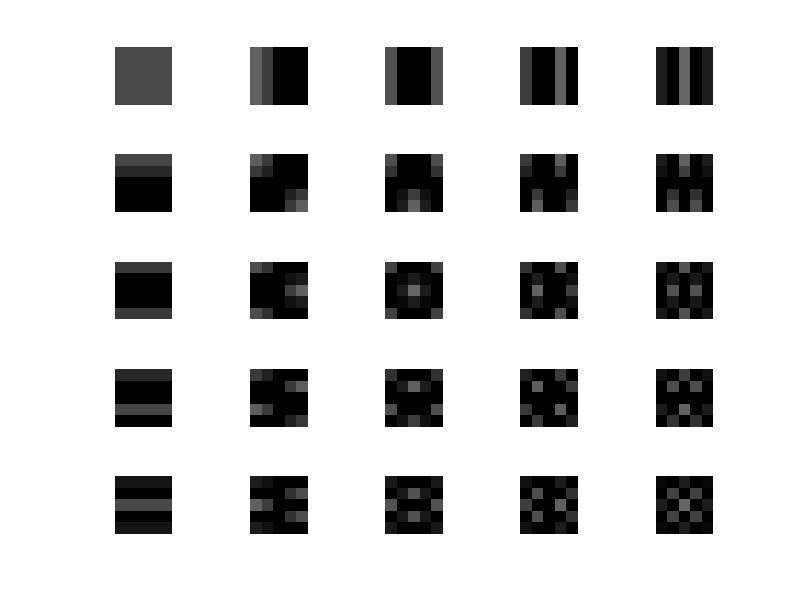

This figure's MATLAB source:
%MATLAB program for DCT/IDCT computation.
clc;
clear all;
close all;
m=input('Enter the basis matrix dimension: '); % Request user input
n=m;

alpha2=ones(1,n)*sqrt(2/n);
alpha2(1)=sqrt(1/n);
alpha1=ones(1,m)*sqrt(2/m);
alpha(1)=sqrt(1/m); % square root.
for u=0:m-1
  for v=0:n-1
    for x=0:m-1
      for y=0:n-1
        a{u+1,v+1}(x+1,y+1)=alpha1(u+1)*alpha2(v+1)*...
        cos((2*x+1)*u*pi/(2*n))*cos((2*y+1)*v*pi/(2*n));
      end
    end
  end
end
mag=a;
figure(3) % Create figure graphics object
k=1;
% Code to plot the basis
for i=1:m
  for j=1:n
    subplot(m,n,k) % Create axes in tiled positions
    imshow(mag{i,j}) % Display image
    k=k+1;
  end
end